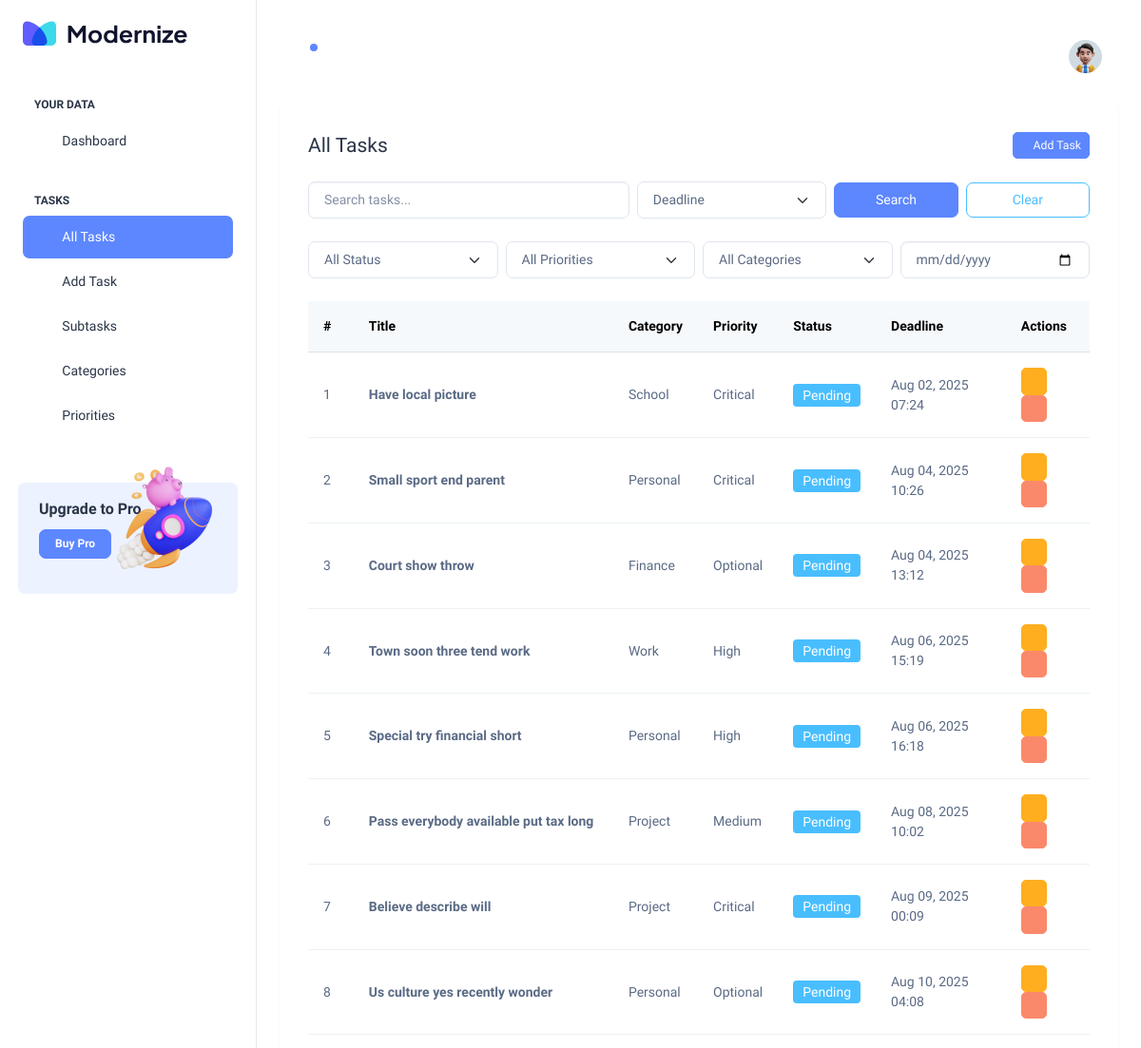
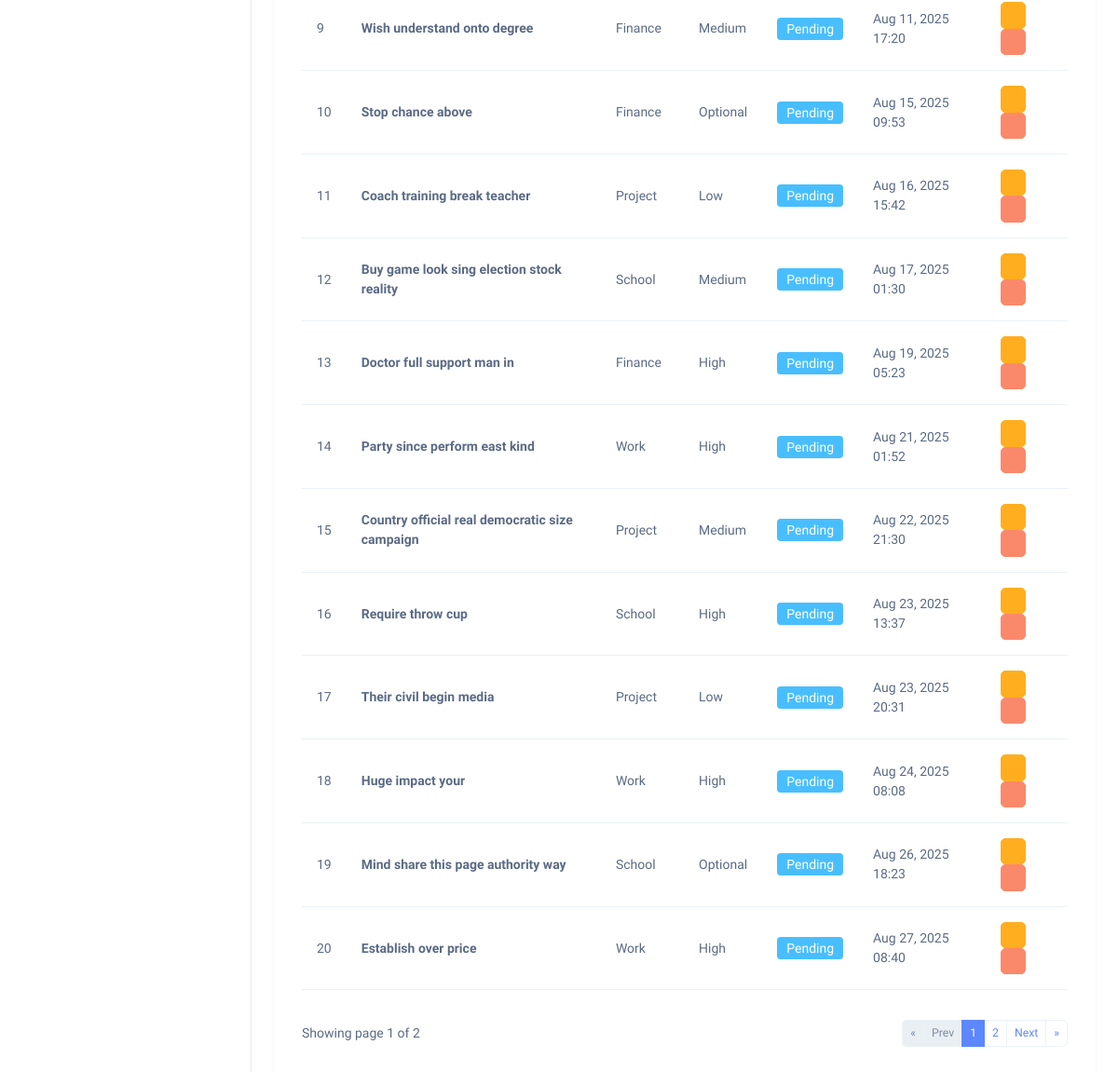
/tasks/, run on the app's committed database (2 pictures, top to bottom).
### Hangarin_app/models.py (models this page shows, shortened)
class BaseModel(models.Model):
    created_at = models.DateTimeField(auto_now_add=True)
    updated_at = models.DateTimeField(auto_now=True)
    class Meta:
        abstract = True

class Task(BaseModel):
    STATUS_CHOICES = [
        ("pending", "Pending"),
        ("in_progress", "In Progress"),
        ("completed", "Completed"),
    ]
    title = models.CharField(max_length=255)
    description = models.TextField(blank=True, null=True)
    deadline = models.DateTimeField(null=True, blank=True)
    status = models.CharField(max_length=50, choices=STATUS_CHOICES, default="pending")
    priority = models.ForeignKey(Priority, on_delete=models.CASCADE)
    category = models.ForeignKey(Category, on_delete=models.CASCADE)

class Category(BaseModel): # <--- CHANGE THIS LINE
    name = models.CharField(max_length=100)
    class Meta:
        verbose_name = "Category"
        verbose_name_plural = "Categories"

class Priority(BaseModel): # <--- CHANGE THIS LINE
    name = models.CharField(max_length=100)
    class Meta:
        verbose_name = "Priority"
        verbose_name_plural = "Priorities"

### Hangarin_app/views.py (the view, shortened to what this page needs)
# urls.py: path('tasks/', views.TaskListView.as_view(), name='task-list'),
class TaskListView(ListView):
    model = Task
    template_name = 'task_list.html'
    context_object_name = 'tasks'
    paginate_by = 20  # Adjust as needed
    def get_queryset(self):
        qs = super().get_queryset().select_related("priority", "category")
        q = self.request.GET.get("q")
        status = self.request.GET.get("status")
        category = self.request.GET.get("category")
        priority = self.request.GET.get("priority")
        sort_by = self.request.GET.get("sort_by")
        if status and status != "all":
            qs = qs.filter(status=status)
        if category and category != "all":
            qs = qs.filter(category__id=category)
        if priority and priority != "all":
            qs = qs.filter(priority__id=priority)
        allowed_sorts = {
            "deadline": "deadline",
            "priority": "-priority__level" if hasattr(Task, "priority__level") else "-priority__name",
            "recent": "-created_at",
            "title": "title",
        }
        qs = qs.order_by(allowed_sorts.get(sort_by, "deadline"))
        return qs
    def get_context_data(self, **kwargs):
        context = super().get_context_data(**kwargs)
        context["categories"] = Category.objects.all()
        context["priorities"] = Priority.objects.all()
        context["request_params"] = self.request.GET
        return context

### templates/task_list.html (shortened to what this page needs)
{% extends 'base.html' %}
{% load static %}
{% block content %}
<div class="card shadow-sm border-0">
  <div class="card-body">
    <div class="d-flex justify-content-between align-items-center mb-4">
      <h4 class="fw-bold mb-0">All Tasks</h4>
      <a href="{% url 'task-add' %}" class="btn btn-primary btn-sm">
        <i class="ti ti-plus"></i> Add Task
      </a>
    </div>
    <form method="get" class="mb-4">
      <div class="row g-2 align-items-center">
        <div class="col-md-5">
          <input
            type="text"
            name="q"
            value="{{ request.GET.q }}"
            class="form-control"
            placeholder="Search tasks..."
          />
        </div>
        <div class="col-md-3">
          <select class="form-select" name="sort_by">
            <option value="deadline" {% if request.GET.sort_by == "deadline" %}selected{% endif %}>Deadline</option>
          </select>
        </div>
        <div class="col-md-2">
          <button type="submit" class="btn btn-primary w-100">Search</button>
        </div>
        <div class="col-md-2">
          <a href="{% url 'task-list' %}" class="btn btn-outline-secondary w-100">Clear</a>
        </div>
      </div>
      <div class="row g-2 align-items-center mt-3">
        <div class="col-md-3">
          <select name="status" class="form-select">
            <option value="">All Status</option>
          </select>
        </div>
        <div class="col-md-3">
          <select name="priority" class="form-select">
            <option value="">All Priorities</option>
          </select>
        </div>
        <div class="col-md-3">
          <select name="category" class="form-select">
            <option value="">All Categories</option>
          </select>
        </div>
        <div class="col-md-3">
          <input type="date" name="deadline_before" value="{{ request.GET.deadline_before }}" class="form-control" placeholder="Before deadline">
        </div>
      </div>
    </form>
    <div class="table-responsive">
      <table class="table table-hover align-middle">
        <thead class="table-light">
          <tr>
            <th>#</th>
            <th>Title</th>
            <th>Category</th>
            <th>Priority</th>
            <th>Status</th>
            <th>Deadline</th>
            <th>Actions</th>
          </tr>
        </thead>
        <tbody>
          {% for task in tasks %}
          <tr>
            <td>{{ forloop.counter }}</td>
            <td class="fw-semibold">{{ task.title }}</td>
            <td>{{ task.category.name }}</td>
            <td>{{ task.priority.name }}</td>
            <td>
              {% if task.status == 'completed' %}
                <span class="badge bg-success">Completed</span>
              {% elif task.status == 'in_progress' %}
                <span class="badge bg-warning text-dark">In Progress</span>
              {% else %}
                <span class="badge bg-secondary">Pending</span>
              {% endif %}
            </td>
            <td>{{ task.deadline|date:"M d, Y H:i" }}</td>
            <td>
              <a href="{% url 'task-edit' task.id %}" class="btn btn-sm btn-warning">
                <i class="ti ti-edit"></i>
              </a>
              <a href="{% url 'task-delete' task.id %}" class="btn btn-sm btn-danger">
                <i class="ti ti-trash"></i>
              </a>
            </td>
          </tr>
          {% empty %}
          <tr>
            <td colspan="7" class="text-center text-muted py-4">No tasks found.</td>
          </tr>
          {% endfor %}
        </tbody>
      </table>
    </div>
    <div class="d-flex justify-content-between align-items-center mt-3">
      <p class="text-muted mb-0">
        Showing page {{ page_obj.number }} of {{ page_obj.paginator.num_pages }}
      </p>
      <nav>
        <ul class="pagination pagination-sm mb-0">
          {% if page_obj.has_previous %}
            <li class="page-item">
              <a class="page-link" href="?page=1&{{ request.GET.urlencode }}">&laquo;</a>
            </li>
            <li class="page-item">
              <a class="page-link" href="?page={{ page_obj.previous_page_number }}&{{ request.GET.urlencode }}">Prev</a>
            </li>
          {% else %}
            <li class="page-item disabled"><span class="page-link">&laquo;</span></li>
            <li class="page-item disabled"><span class="page-link">Prev</span></li>
          {% endif %}
          {% for num in page_obj.paginator.page_range %}
            {% if page_obj.number == num %}
              <li class="page-item active"><span class="page-link">{{ num }}</span></li>
            {% elif num > page_obj.number|add:'-3' and num < page_obj.number|add:'3' %}
              <li class="page-item">
                <a class="page-link" href="?page={{ num }}&{{ request.GET.urlencode }}">{{ num }}</a>
              </li>
            {% endif %}
          {% endfor %}
          {% if page_obj.has_next %}
            <li class="page-item">
              <a class="page-link" href="?page={{ page_obj.next_page_number }}&{{ request.GET.urlencode }}">Next</a>
            </li>
            <li class="page-item">
              <a class="page-link" href="?page={{ page_obj.paginator.num_pages }}&{{ request.GET.urlencode }}">&raquo;</a>
            </li>
          {% else %}
            <li class="page-item disabled"><span class="page-link">Next</span></li>
            <li class="page-item disabled"><span class="page-link">&raquo;</span></li>
          {% endif %}
        </ul>
      </nav>
    </div>
  </div>
</div>
{% endblock %}

### data on the page
Task: title "Have local picture", category.name "School", priority.name "Critical", status "Pending", deadline "Aug 02, 2025 07:24"
Task: title "Small sport end parent", category.name "Personal", priority.name "Critical", status "Pending", deadline "Aug 04, 2025 10:26"
Task: title "Court show throw", category.name "Finance", priority.name "Optional", status "Pending", deadline "Aug 04, 2025 13:12"
Task: title "Town soon three tend work", category.name "Work", priority.name "High", status "Pending", deadline "Aug 06, 2025 15:19"
Task: title "Special try financial short", category.name "Personal", priority.name "High", status "Pending", deadline "Aug 06, 2025 16:18"
Task: title "Pass everybody available put tax long", category.name "Project", priority.name "Medium", status "Pending", deadline "Aug 08, 2025 10:02"
Task: title "Believe describe will", category.name "Project", priority.name "Critical", status "Pending", deadline "Aug 09, 2025 00:09"
Task: title "Us culture yes recently wonder", category.name "Personal", priority.name "Optional", status "Pending", deadline "Aug 10, 2025 04:08"
Task: title "Wish understand onto degree", category.name "Finance", priority.name "Medium", status "Pending", deadline "Aug 11, 2025 17:20"
Task: title "Stop chance above", category.name "Finance", priority.name "Optional", status "Pending", deadline "Aug 15, 2025 09:53"
Task: title "Coach training break teacher", category.name "Project", priority.name "Low", status "Pending", deadline "Aug 16, 2025 15:42"
Task: title "Buy game look sing election stock reality", category.name "School", priority.name "Medium", status "Pending", deadline "Aug 17, 2025 01:30"
Task: title "Doctor full support man in", category.name "Finance", priority.name "High", status "Pending", deadline "Aug 19, 2025 05:23"
Task: title "Party since perform east kind", category.name "Work", priority.name "High", status "Pending", deadline "Aug 21, 2025 01:52"
Task: title "Country official real democratic size campaign", category.name "Project", priority.name "Medium", status "Pending", deadline "Aug 22, 2025 21:30"
Task: title "Require throw cup", category.name "School", priority.name "High", status "Pending", deadline "Aug 23, 2025 13:37"
Task: title "Their civil begin media", category.name "Project", priority.name "Low", status "Pending", deadline "Aug 23, 2025 20:31"
Task: title "Huge impact your", category.name "Work", priority.name "High", status "Pending", deadline "Aug 24, 2025 08:08"
Task: title "Mind share this page authority way", category.name "School", priority.name "Optional", status "Pending", deadline "Aug 26, 2025 18:23"
Task: title "Establish over price", category.name "Work", priority.name "High", status "Pending", deadline "Aug 27, 2025 08:40"

### other printed values
{{ page_obj.number }} "1"
{{ page_obj.paginator.num_pages }} "2"
{{ num }} "1"
{{ num }} "2"
